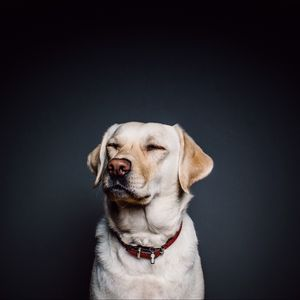
#> input picture 2018033_CV_HW2/dog.jpg, 300 x 300 px
$ python 2018033_CV_HW2.py dog.jpg
#> lines starting #> are read from the running program, lines starting #| are printed output that depends on the picture; after the words box and inside, x2 and y2 are one past the last pixel; in counts of white or black regions, pixels touching at a corner belong together
# 2018033_CV_HW2.py
# Name: Dushyant Panchal
# Rollno: 2018033


import sys
import cv2
import numpy as np

# importing the image
img=cv2.imread(sys.argv[1])
#> img is the input picture: shape (300, 300, 3); mean B, G, R 52.9, 48.3, 50.5

# creating a grayscale copy
img_gr = cv2.cvtColor(img,cv2.COLOR_BGR2GRAY)
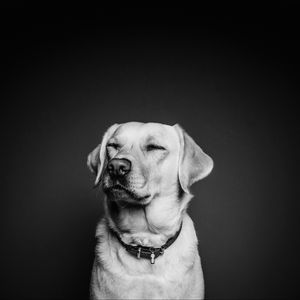
#> img_gr: shape (300, 300); min 1, max 236, mean 49.4


# calculating the otsu threshold
min_v_weighted = float("inf")
otsu_t = -1

for t in range(0,256):
	# set I0
	ind0 = img_gr<t
	I0 = img_gr[ind0]
	v0 = np.var(I0)

	# set I1
	ind1 = img_gr>=t
	I1 = img_gr[ind1]
	v1 = np.var(I1)

	# weighted variance
	v_weighted = v0*I0.size + v1*I1.size

	# find 't' for min weighted variance
	if v_weighted < min_v_weighted:
		min_v_weighted = v_weighted
		otsu_t = t
#> this loop made 256 passes
#> (I0, v0, v1, v_weighted, min_v_weighted) on pass 3: ([1, 1, 1, 1, 1], 0, 3747.3, 337237475.4, 337237475.4)
#> (v0, v1, v_weighted, min_v_weighted) on passes 4 to 9: (0.176, 3747.6, 337199196.5, 337199196.5), (0.00612, 3850.2, 323308487.5, 323308487.5), (0.253, 3932.7, 310836984.2, 310836984.2), (0.491, 3959.8, 306575787.3, 306575787.3), (0.957, 3985.3, 302710661.3, 302710661.3), (1.67, 4010.6, 299037195.1, 299037195.1)
#> pass 3, `ind0 = img_gr<t`:
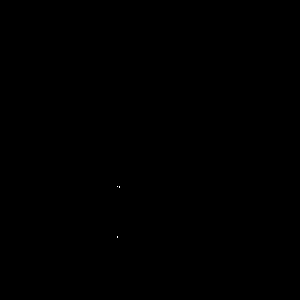
#> ind0: shape (300, 300) bool; 0.01% white in thin lines or dots, all inside (x1, y1, x2, y2) = (117, 186, 120, 238)
#> after the loop, min_v_weighted = 35712788.2; otsu_t = 105

# found otsu threshold
print("Otsu threshold:",otsu_t)
#| Otsu threshold: 105


"""selecting the background and foreground"""
bg=""


# boundary pixels composition
top = img_gr[0, :-1]
#> top = 299 values, max 4 at index 0, min 3 at index 24, mean 3.14
left = img_gr[1:, 0]
#> left = 299 values, max 23 at index 181, min 3 at index 7, mean 13.34
right = img_gr[:-1, -1]
#> right = 299 values, max 22 at index 184, min 3 at index 4, mean 13.05
bottom = img_gr[-1, 1:]
#> bottom = 299 values, max 180 at index 159, min 6 at index 87, mean 64.18
I0_border = np.mean(top<otsu_t) + np.mean(left<otsu_t) + np.mean(right<otsu_t) + np.mean(bottom<otsu_t)
#> I0_border = 3.65
I0_border/=4
#> I0_border = 0.913

# [8 lines of commented-out code are left out]
m,n = img_gr.shape
#> m = 300; n = 300
x,y = m//5, n//5
#> x = 60; y = 60
img_centre = img_gr[2*x:3*x, 2*y:3*y]
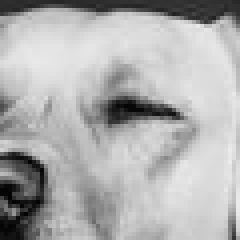
#> img_centre: shape (60, 60) (shown 4 times larger); min 4, max 236, mean 175.4
I0_centre = np.mean(img_centre<otsu_t)
#> I0_centre = 0.139

# [9 lines of commented-out code are left out]
if (I0_border/I0_centre)>=1:
	bg="I0"
else:
	bg="I1"


# showing the results
if bg=="I0":	# if I0 is the background
	img0 = img.copy()
	ind0 = img_gr<otsu_t
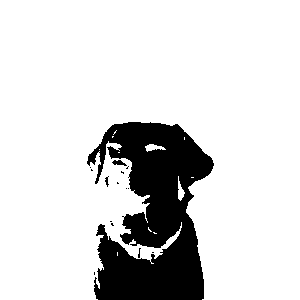
#> ind0: shape (300, 300) bool; 84.3% white; 15 black regions (12 under 20 px), largest, box (x1, y1, x2, y2) and area: (87, 122, 214, 300) 13996, (112, 160, 127, 166) 51, (105, 176, 109, 187) 23
	img0[:,:,0][ind0] = 255
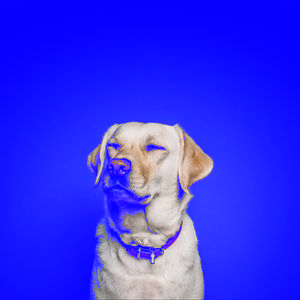
#> img0: shape (300, 300, 3); mean B, G, R 242.2, 48.3, 50.5
	img0[:,:,1][ind0] = 0
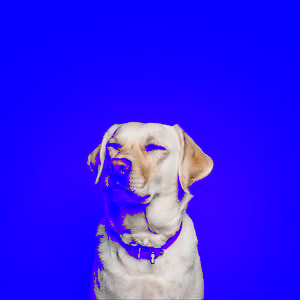
#> img0: shape (300, 300, 3); mean B, G, R 242.2, 28.3, 50.5
	img0[:,:,2][ind0] = 0
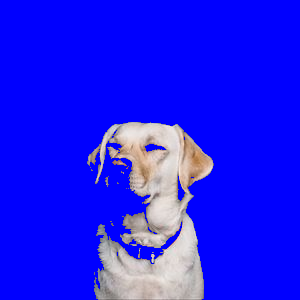
#> img0: shape (300, 300, 3); mean B, G, R 242.2, 28.3, 30.3

	cv2.imshow('I0-bg, I1-fg',img0)
	cv2.waitKey(0)

if bg=="I1":	# if I1 is the background
	img1 = img.copy()
	ind1 = img_gr>=otsu_t
	img1[:,:,0][ind1] = 255
	img1[:,:,1][ind1] = 0
	img1[:,:,2][ind1] = 0

	cv2.imshow('I0-fg, I1-bg',img1)
	cv2.waitKey(0)
